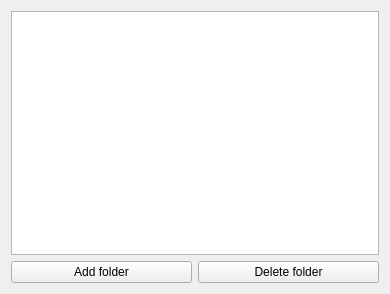
<?xml version="1.0" encoding="UTF-8"?>
<ui version="4.0">
 <class>AddFolderWizardPage</class>
 <widget class="QWizardPage" name="AddFolderWizardPage">
  <property name="geometry">
   <rect>
    <x>0</x>
    <y>0</y>
    <width>390</width>
    <height>294</height>
   </rect>
  </property>
  <property name="windowTitle">
   <string>WizardPage</string>
  </property>
  <layout class="QGridLayout" name="gridLayout">
   <item row="0" column="0" colspan="2">
    <widget class="QListView" name="listView">
     <property name="editTriggers">
      <set>QAbstractItemView::NoEditTriggers</set>
     </property>
     <property name="selectionBehavior">
      <enum>QAbstractItemView::SelectRows</enum>
     </property>
    </widget>
   </item>
   <item row="1" column="0">
    <widget class="QPushButton" name="btAdd">
     <property name="text">
      <string>Add folder</string>
     </property>
    </widget>
   </item>
   <item row="1" column="1">
    <widget class="QPushButton" name="btDel">
     <property name="text">
      <string>Delete folder</string>
     </property>
    </widget>
   </item>
  </layout>
 </widget>
 <resources/>
 <connections/>
</ui>
